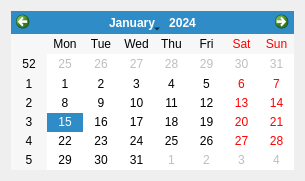
<?xml version="1.0" encoding="UTF-8"?>
<ui version="4.0">
 <class>DialogCalendar</class>
 <widget class="QDialog" name="DialogCalendar">
  <property name="geometry">
   <rect>
    <x>0</x>
    <y>0</y>
    <width>305</width>
    <height>181</height>
   </rect>
  </property>
  <property name="windowTitle">
   <string>Dialog</string>
  </property>
  <layout class="QVBoxLayout" name="verticalLayout">
   <item>
    <widget class="QCalendarWidget" name="calendarWidget"/>
   </item>
  </layout>
 </widget>
 <resources/>
 <connections>
  <connection>
   <sender>calendarWidget</sender>
   <signal>clicked(QDate)</signal>
   <receiver>DialogCalendar</receiver>
   <slot>accept()</slot>
   <hints>
    <hint type="sourcelabel">
     <x>220</x>
     <y>69</y>
    </hint>
    <hint type="destinationlabel">
     <x>299</x>
     <y>117</y>
    </hint>
   </hints>
  </connection>
 </connections>
</ui>
